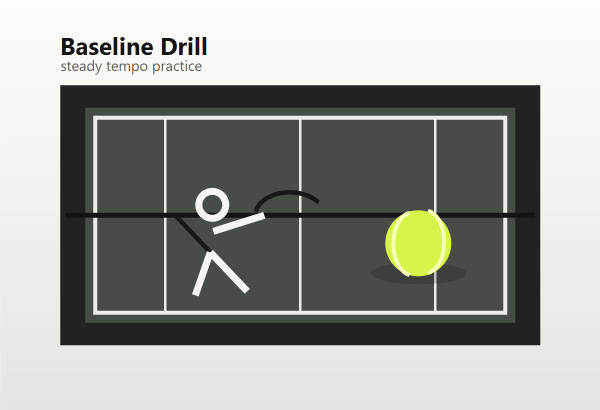
#> input picture app/assets/images/content/court-practice.png, 1200 x 820 px (shown at 1/2 size)
$ python -i postprocess.py   (imports and definitions only)
#> lines starting #> are read from the running program, lines starting #| are printed output that depends on the picture; after the words box and inside, x2 and y2 are one past the last pixel; in counts of white or black regions, pixels touching at a corner belong together
#> further down, picture is the input picture: shape (820, 1200, 3); mean B, G, R 151.4, 157.6, 155.7
import cv2
import numpy as np
from scipy.spatial import distance

# 请确保你的 line_intersection 函数导入路径正确，根据你的实际情况修改
from .utils import line_intersection


# [39 lines left out: functions postprocess, refine_kps, not called in this run]


def detect_lines(image):
    gray = cv2.cvtColor(image, cv2.COLOR_BGR2GRAY)
    gray = cv2.threshold(gray, 155, 255, cv2.THRESH_BINARY)[1]
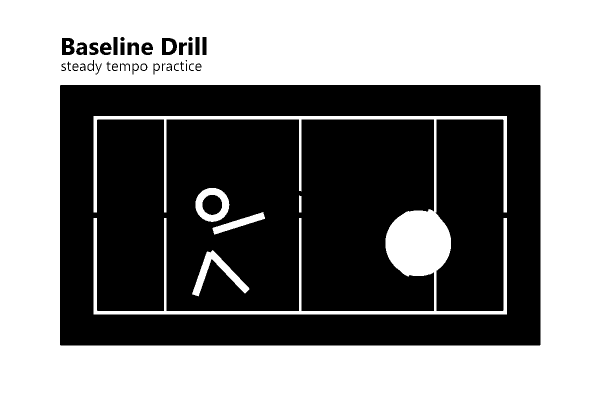
#> gray: shape (820, 1200) (shown at 1/2 size); 52.8% white; 37 black regions (1 under 20 px), largest, box (x1, y1, x2, y2) and area: (120, 170, 1081, 691) 457267, (405, 390, 444, 430) 1242, (124, 76, 149, 110) 648
    lines = cv2.HoughLinesP(gray, 1, np.pi / 180, 30, minLineLength=10, maxLineGap=30)
#> lines = 1627 rows, first 6: [176, 0, 1199, 180], [0, 819, 1199, 819], [0, 735, 1199, 714], [0, 814, 1199, 730], [45, 0, 1008, 169], [0, 728, 1199, 686]

    if lines is not None:
        lines = np.squeeze(lines)
        if len(lines.shape) > 0:
            if len(lines.shape) == 1:
                lines = [lines]
        else:
            lines = []
    else:
        lines = []
    return lines


# [20 lines left out: function merge_lines, not called in this run]

>>> import cv2
>>> picture = cv2.imread('../../app/assets/images/content/court-practice.png')
>>> result = detect_lines(picture)
#> result has the same summary as lines in detect_lines

$ run again, on app/assets/images/content/match-evening.png
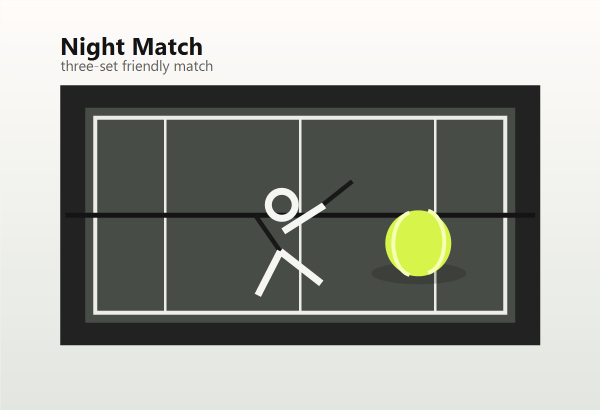
#> input picture app/assets/images/content/match-evening.png, 1200 x 820 px (shown at 1/2 size)
#> picture is the input picture: shape (820, 1200, 3); mean B, G, R 151.4, 157.6, 155.7
#> in detect_lines, `gray = cv2.threshold(gray, 155, 255, cv2.THRESH_BINARY)[1]`:
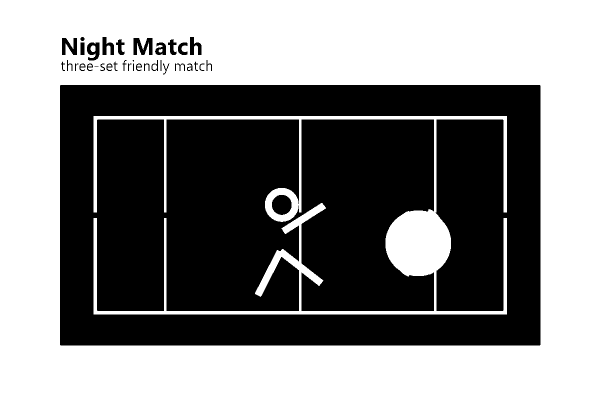
#> gray: shape (820, 1200) (shown at 1/2 size); 52.8% white; 36 black regions (2 under 20 px), largest, box (x1, y1, x2, y2) and area: (120, 170, 1081, 691) 457441, (544, 390, 583, 430) 1242, (267, 76, 305, 110) 865
#> lines = 1671 rows, first 6: [0, 803, 1199, 719], [0, 797, 1009, 691], [0, 816, 1199, 754], [0, 79, 1130, 0], [213, 169, 1176, 0], [219, 169, 1199, 14]
#> result has the same summary as lines in detect_lines
